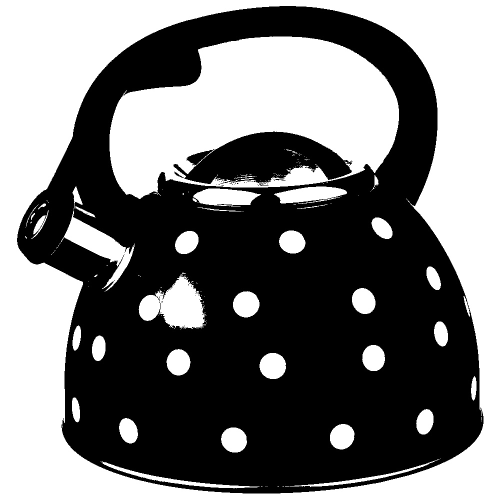
#> input picture image_thres1.jpg, 1000 x 1000 px, given in place of the camera (shown at 1/2 size)
$ jupyter execute --allow-errors 'Seminar 3.ipynb'   (shell and % lines are left out)   (text cells are left out)
#> lines starting #> are read from the running program, lines starting #| are printed output that depends on the picture; after the words box and inside, x2 and y2 are one past the last pixel; in counts of white or black regions, pixels touching at a corner belong together
[cell 1]
import cv2
import numpy as np

cam = cv2.VideoCapture(1)

while True:
    ret, img = cam.read()
#> img is the input picture: shape (1000, 1000, 3); min 0, max 255, mean 118.7

    my_photo = cv2.cvtColor(img, cv2.COLOR_BGR2GRAY)

    kernel = np.array([[-1,0,1], [-2,0,2], [-1,0,1]])
    im = cv2.filter2D(my_photo, -1, kernel)
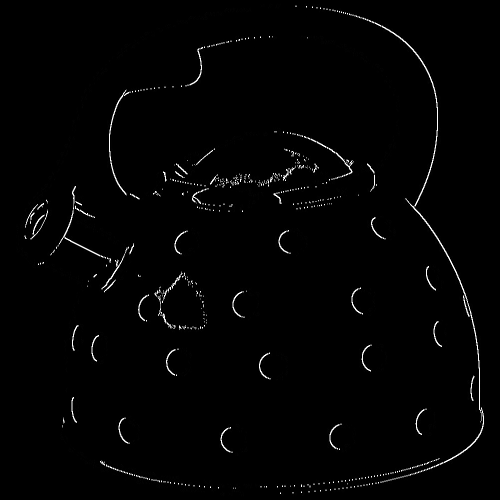
#> im: shape (1000, 1000) (shown at 1/2 size); min 0, max 255, mean 3.5
    cv2.imshow('MyPhoto', im )

    key = cv2.waitKey(10)
#> (key Esc is pressed here)
    if key == ord(' '): #ord возвращает номер символа в таблице UTF8
        break
cv2.destroyAllWindows()

[cell 2]
import cv2
import numpy as np

cam = cv2.VideoCapture(0)

while True:
    ret, img = cam.read()
    median_image  = cv2.medianBlur(img,5)
    img_gray =  cv2.cvtColor(img, cv2.COLOR_BGR2GRAY)

    #set a thresh
    thresh = 0

    #get threshold image
    ret,thresh_img = cv2.threshold(img_gray, thresh, 255, cv2.THRESH_BINARY)
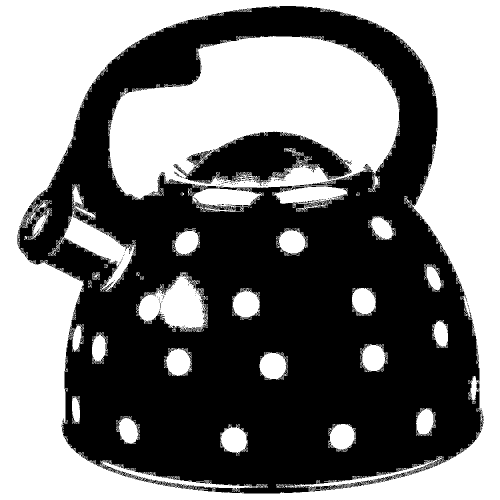
#> thresh_img: shape (1000, 1000) (shown at 1/2 size); 48.6% white; 1119 white regions (1081 under 20 px)
#> ret = 0

    #find contours
    contours, hierarchy = cv2.findContours(thresh_img, cv2.RETR_TREE, cv2.CHAIN_APPROX_SIMPLE)
#> contours = 4200 contours, 4031 with area under 20; largest, box (x1, y1, x2, y2) and area: (0, 0, 1000, 1000) 998001, (34, 11, 966, 988) 693089, (216, 72, 800, 424) 149210, (368, 262, 701, 369) 19908, (272, 544, 416, 664) 9555

    #create an empty image for contours
    img_contours = np.zeros(my_photo.shape)

    # draw the contours on the empty image
    cv2.drawContours(img_contours, contours, -1, (255,255,255), 1)
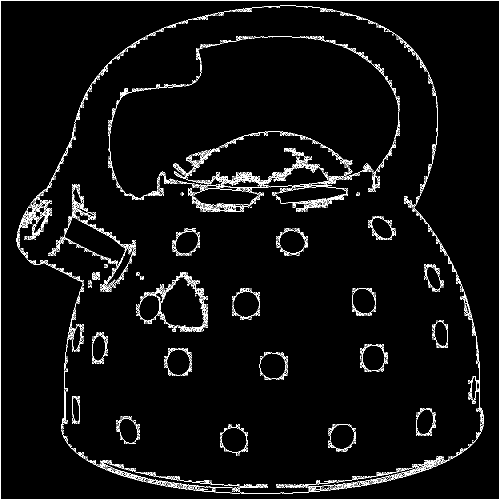
#> img_contours: shape (1000, 1000) float64 (shown at 1/2 size); 3.5% white in thin lines or dots

    cv2.imshow('contours', img_contours) # выводим итоговое изображение в окно

    key = cv2.waitKey(10)
#> (key Esc is pressed here)
    if key == ord(' '): #ord возвращает номер символа в таблице UTF8
        break
cv2.destroyAllWindows()
